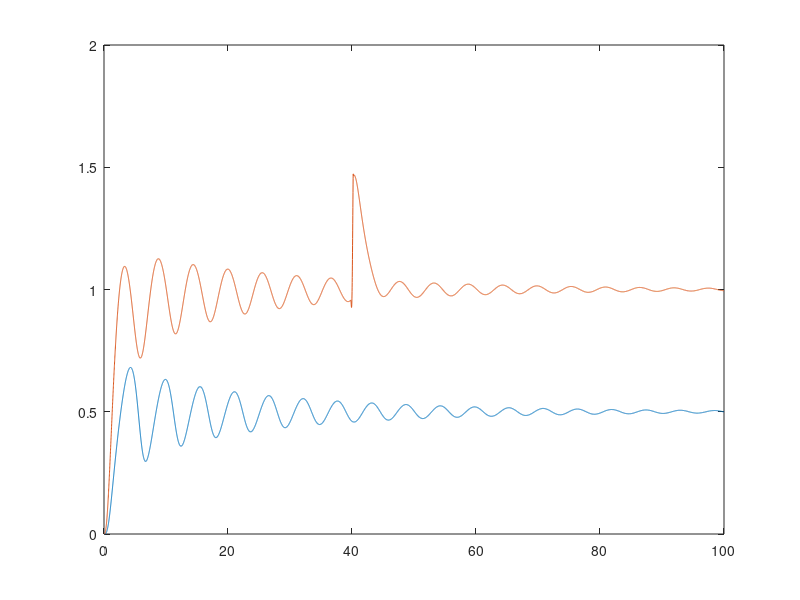

Recreate this plot in MATLAB.
function simulator7
clc
clear

k = 500;  % spring coefficient
m_t = 50.0; % mass of thruster
m_p = 70.0;  % mass of pod
c = 2*sqrt(k/m_p);  % damping coefficient
r = .25;
I = m_p*((r)^2)/2;  % inertia of pod
% State [z1 z2 t z1d z2d td z3d]
A = [0              0              0            1              0              0           0;
     0              0              0            0              1              0           0;
     0              0              0            0              0              1           0;
    -(k/m_p+k/m_t) -k/m_p         -r*k/m_t     -(c/m_p+c/m_t) -c/m_p         -r*c/m_t     0;
    -k/m_p         -(k/m_p+k/m_t)  r*k/m_t     -c/m_p         -(c/m_t+c/m_p)  r*c/m_t     0;
    -k*r/I          k*r/I         -2*(r^2)*k/I -c*r/I          c*r/I         -2*(r^2)*c/I 0;
     k/m_p          k/m_p          0            c/m_p          c/m_p          0           0];
 
BK =    [-0.0000    0.0000   -0.0000   -0.0000    0.0000   -0.0000    0.0000;
   -0.0000    0.0000   -0.0000    0.0000    0.0000   -0.0000    0.0000;
    0.0000   -0.0000    0.0000   -0.0000   -0.0000   -0.0000    0.0000;
    2.5904  -15.9403    4.2207    9.5877   -3.8473    2.5553    0.4200;
    6.6936  -20.0435    6.6923    0.0000    5.7404   -1.3680    0.4200;
    0.0000   -0.0000    0.0000    0.0000   -0.0000    0.0000    0.0000;
   -0.0000    0.0000   -0.0000   -0.0000    0.0000   -0.0000   -0.0000;];

LC = [0         0   -9.0417         0         0         0    5.1088;
      0         0    9.0417         0         0         0    5.1088;
      0         0   29.5877         0         0         0         0;
      0         0    6.1100         0         0         0  -18.8186;
      0         0   -6.1100         0         0         0  -18.8186;
      0         0  264.2282         0         0         0         0;
      0         0    0.0000         0         0         0   17.7404]

t = [0.0:0.01:100];
theta = 0.5;
vel = 1.0;

target = [-r*sin(theta);r*sin(theta);theta;0;0;0.0;vel];
x0 =     [0;0;0.0;0;0;0.0;0.0];

opts = odeset('RelTol',1e-2,'AbsTol',1e-4);
[t, y] = ode45(@(t,y) controller(t,y,target), t, x0, opts);
plot(t, y(:,3),t, y(:,7))

function xdot = controller(t, x, target)
    xdot = [0;
            0;
            0;
            0;
            0;
            0;
            0;];
           
    f = F(t);
    [f1,f2] = F12(x, target);
    xdot(1) = x(4);
    xdot(2) = x(5);
    xdot(3) = x(6);
    xdot(4) = (-k*(x(1)+x(2)) - c*(x(4)+x(5)))/m_p + (-k*x(1) - c*x(4) - r*(k*sin(x(3)) + c*x(6)*cos(x(3))))/m_t + f1;
    xdot(5) = (-k*(x(1)+x(2)) - c*(x(4)+x(5)))/m_p + (-k*x(2) - c*x(5) + r*(k*sin(x(3)) + c*x(6)*cos(x(3))))/m_t + f2;
    xdot(6) = r*cos(x(3)) * (k*(x(2) - x(1)) + c*(x(5) - x(4)) -2*r*(k*sin(x(3)) + c*x(6)*cos(x(3)))) / I;
    xdot(7) = k*(x(1) + x(2))/m_p + c*(x(4) + x(5))/m_p + f/m_p;
%     xdot(8:14) = A*x(8:14) + LC*(x(1:7)-x(8:14)) + BK*(target(1:7) - x(8:14));
  
    function Fd = F(t)
        if t > 40.2
            Fd = 0.0;
        elseif t >= 40.0
            Fd = 200.0;
        else
            Fd = 0.0;
        end
    end
    function [F_1,F_2] = F12(x,target)
        x_err = target - x;
        action = BK*x_err;
        F_1 = action(4);
        F_2 = action(5);
    end
end
end
